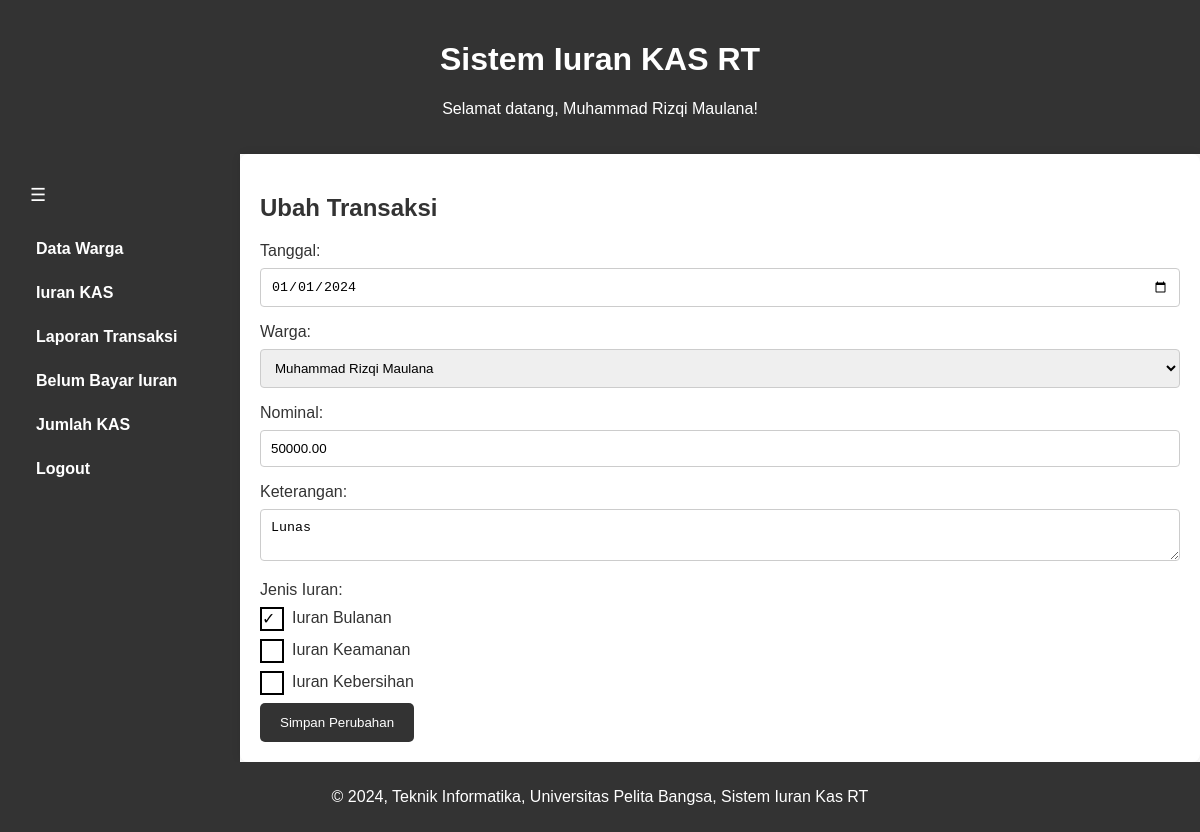
Page /admin/module/ubah_transaksi.php?id=1 (signed in) on the committed database.
### tables this page shows
CREATE TABLE `users` (
  `id` int(11) NOT NULL,
  `username` varchar(100) DEFAULT NULL,
  `password` varchar(100) DEFAULT NULL,
  `nama` varchar(200) DEFAULT NULL,
  `email` varchar(200) DEFAULT NULL,
  `status` tinyint(1) DEFAULT NULL,
  `role` tinyint(1) DEFAULT 2 COMMENT '1:Admin\n2:User'
);

CREATE TABLE `iuran` (
  `id` int(11) NOT NULL,
  `tanggal` date DEFAULT NULL,
  `warga_id` int(11) NOT NULL,
  `nominal` decimal(10,2) DEFAULT NULL,
  `keterangan` tinytext DEFAULT NULL,
  `jenis_iuran` tinyint(1) DEFAULT NULL
);

### admin/module/ubah_transaksi.php (the view, shortened to what this page needs)
<?php
include '../../class/koneksi.php';
$userQuery = "SELECT * FROM users WHERE id=" . $_SESSION["user_id"];
$userResult = mysqli_query($koneksi, $userQuery);
$user = mysqli_fetch_assoc($userResult);
$transaksiId = $_GET["id"];
$transaksiQuery = "SELECT * FROM iuran WHERE id = $transaksiId";
$transaksiResult = mysqli_query($koneksi, $transaksiQuery);
$transaksiData = mysqli_fetch_assoc($transaksiResult);
$wargaQuery = "SELECT id, nama FROM warga";
$wargaResult = mysqli_query($koneksi, $wargaQuery);
?>
<!DOCTYPE html>
<html lang="en">
<head>
    <link rel="stylesheet" type="text/css" href="../css/admin.css">
</head>
<body>
    <div class="container">
        <header class="header">
            <h1>Sistem Iuran KAS RT</h1>
            <p>Selamat datang, <?php echo $user["nama"]; ?>!</p>
        </header>
        <div class="wrapper">
            <div class="side-bar">
                <button class="toggle-btn" onclick="toggleSidebar()">☰</button>
                <nav>
                    <ul>
                        <li><a href="../admin.php#data-warga">Data Warga</a></li>
                        <li><a href="transaksi_iuran.php">Iuran KAS</a></li>
                        <li><a href="laporan_transaksi.php">Laporan Transaksi</a></li>
                        <li><a href="belum_bayar.php">Belum Bayar Iuran</a></li>
                        <li><a href="jumlah_kas.php">Jumlah KAS</a></li>
                        <li><a href="../class/logout.php">Logout</a></li>
                    </ul>
                </nav>
            </div>
            <section id="ubah-transaksi" class="col-9">
                <h2>Ubah Transaksi</h2>
                <form method="post" action="../class/proses_ubah_transaksi.php?id=<?php echo $transaksiId; ?>">
                    <label for="tanggal">Tanggal:</label>
                    <input type="date" id="tanggal" name="tanggal" value="<?php echo $transaksiData['tanggal']; ?>" required>
                    <label for="warga_id">Warga:</label>
                    <select id="warga_id" name="warga_id" required>
                        <?php
                        while ($row = mysqli_fetch_assoc($wargaResult)) {
                            $selected = ($row['id'] == $transaksiData['warga_id']) ? 'selected' : '';
                            echo "<option value='{$row['id']}' {$selected}>{$row['nama']}</option>";
                        }
                        ?>
                    </select>
                    <label for="nominal">Nominal:</label>
                    <input type="text" id="nominal" name="nominal" value="<?php echo $transaksiData['nominal']; ?>" required>
                    <label for="keterangan">Keterangan:</label>
                    <textarea id="keterangan" name="keterangan" required><?php echo $transaksiData['keterangan']; ?></textarea>
                    <label for="jenis_iuran">Jenis Iuran:</label>
                    <div class="jenis-iuran-checkboxes">
                        <label for="iuran_bulanan">Iuran Bulanan</label>
                        <label for="iuran_keamanan">Iuran Keamanan</label>
                        <label for="iuran_kebersihan">Iuran Kebersihan</label>
                    </div>
                    <button type="submit">Simpan Perubahan</button>
                </form>
            </section>
        </div>
        <footer>
            <p>&copy; 2024, Teknik Informatika, Universitas Pelita Bangsa, Sistem Iuran Kas RT</p>
        </footer>
    </div>
</body>
</html>

### admin/css/admin.css (style rules this page uses)
body { font-family: 'Arial', sans-serif; margin: 0; padding: 0; }
.container { width: 100%; margin: 0 auto; min-height: 100vh; display: flex; flex-direction: column; }
.header { background-color: #333; color: #fff; padding: 20px; text-align: center; }
.wrapper { flex: 1; display: flex; }
.side-bar { background-color: #333; color: #fff; padding: 20px; min-width: 200px; transition: all 0.3s; }
.side-bar ul { list-style: none; padding: 0; }
.side-bar li { margin-bottom: 10px; }
.side-bar a { text-decoration: none; color: #fff; font-weight: bold; display: block; padding: 8px 16px; border-radius: 5px; transition: background-color 0.3s; }
.toggle-btn { background-color: #333; color: #fff; border: none; padding: 10px; font-size: 18px; cursor: pointer; transition: background-color 0.3s; }
.col-9 { flex: 1; padding: 20px; }
footer { background-color: #333; color: #fff; text-align: center; padding: 10px; }
#ubah-transaksi { background-color: #fff; padding: 20px; border-radius: 8px; box-shadow: 0 0 10px rgba(0, 0, 0, 0.1); }
#ubah-transaksi h2 { color: #333; margin-bottom: 20px; }
#ubah-transaksi form { margin-top: 20px; }
#ubah-transaksi label { display: block; margin-bottom: 8px; color: #333; }
#ubah-transaksi input[type="date"], #ubah-transaksi select, #ubah-transaksi input[type="text"], #ubah-transaksi textarea { width: 100%; padding: 10px; margin-bottom: 16px; box-sizing: border-box; border: 1px solid #ccc; border-radius: 4px; }
#ubah-transaksi button { background-color: #333; color: #fff; padding: 12px 20px; border: none; border-radius: 5px; cursor: pointer; }
.jenis-iuran-checkboxes input[type="checkbox"] + label:before { content: ""; display: inline-block; width: 20px; height: 20px; border: 2px solid #000000; background-color: #fff; margin-right: 8px; vertical-align: middle; }
.jenis-iuran-checkboxes input[type="checkbox"]:checked + label:before { content: "\2713"; font-size: 16px; color: #000000; }
.jenis-iuran-checkboxes label { font-size: 16px; color: #333; vertical-align: middle; margin-right: 8px; }

### rows in the picture
users: nama "Muhammad Rizqi Maulana"
iuran: tanggal "01/01/2024", nominal "50000.00", keterangan "Lunas"

### other values in the picture
form field warga_id "Muhammad Rizqi Maulana"
